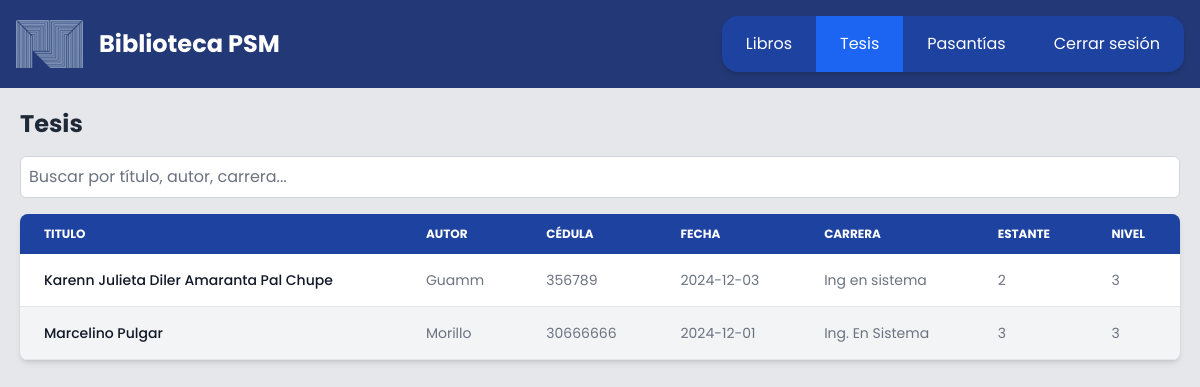
/index.php?section=theses (signed in), run on the app's committed database.
### tables this page shows
CREATE TABLE `tesis` (
  `id` int(11) NOT NULL,
  `titulo` varchar(255) NOT NULL,
  `autor` varchar(255) NOT NULL,
  `cedula` int(11) NOT NULL,
  `fecha` date NOT NULL,
  `estante` int(11) NOT NULL,
  `nivel` int(11) NOT NULL,
  `carrera` varchar(255) NOT NULL
);

### index.php (the view, shortened to what this page needs)
<?php
$servername = "localhost";
$username = "root";
$password = "";
$dbname = "biblioteca";
$conn = new mysqli($servername, $username, $password, $dbname);
$section = isset($_GET['section']) ? $_GET['section'] : 'books';
?>
<!DOCTYPE html>
<html lang="en" class="">
<head>
    <link rel="stylesheet" href="./src/output.css">
</head>
<body class="font-poppins bg-gray-200 dark:bg-gray-900">
    <header class="bg-blue-900 text-white p-4 flex items-center justify-between">
        <div class="flex items-center">
            <img src="img/image.png" alt="Institution Logo" class="h-12 mr-4">
            <h1 class="text-2xl font-bold">Biblioteca PSM</h1>
        </div>
        <nav class="bg-blue-800 overflow-hidden shadow-md rounded-2xl flex items-center">
            <a href="?section=books" class="float-left text-white text-center py-4 px-6 no-underline hover:bg-blue-700 <?php echo $section == 'books' ? 'bg-blue-600 text-white' : ''; ?>">Libros</a>
            <a href="?section=theses" class="float-left text-white text-center py-4 px-6 no-underline hover:bg-blue-700 <?php echo $section == 'theses' ? 'bg-blue-600 text-white' : ''; ?>">Tesis</a>
            <a href="?section=reports" class="float-left text-white text-center py-4 px-6 no-underline hover:bg-blue-700 <?php echo $section == 'reports' ? 'bg-blue-600 text-white' : ''; ?>">Pasantías</a>
            <a href="logout.php" class="float-left text-white text-center py-4 px-6 no-underline hover:bg-red-700">Cerrar sesión</a>
        </nav>
    </header>
    <div class="p-5">
        <?php if ($section == 'theses'): ?>
            <h2 class="text-2xl font-bold mb-4 text-gray-800 dark:text-gray-200">Tesis</h2>
            <input type="text" id="searchTheses" onkeyup="searchTable('theses')" placeholder="Buscar por título, autor, carrera..." class="mb-4 p-2 border border-gray-300 rounded-md w-full">
            <div class="relative overflow-x-auto shadow-md sm:rounded-lg">
                <table id="thesesTable" class="w-full text-sm text-left rtl:text-right text-gray-500 dark:text-gray-400">
                    <thead class="text-xs text-white uppercase bg-blue-800 dark:bg-gray-700 dark:text-gray-400">
                        <tr>
                            <th scope="col" class="px-6 py-3">Titulo</th>
                            <th scope="col" class="px-6 py-3">Autor</th>
                            <th scope="col" class="px-6 py-3">Cédula</th>
                            <th scope="col" class="px-6 py-3">Fecha</th>
                            <th scope="col" class="px-6 py-3">Carrera</th>
                            <th scope="col" class="px-6 py-3">Estante</th>
                            <th scope="col" class="px-6 py-3">Nivel</th>
                        </tr>
                    </thead>
                    <tbody>
                        <?php
                        $sql = "SELECT * FROM tesis";
                        $result = $conn->query($sql);
                        if ($result->num_rows > 0) {
                            while ($row = $result->fetch_assoc()) {
                                echo "<tr class='odd:bg-white odd:dark:bg-gray-900 even:bg-gray-100 even:dark:bg-gray-800 border-b dark:border-gray-700'>";
                                echo "<td scope='row' class='px-6 py-4 font-medium text-gray-900 whitespace-nowrap dark:text-white'>" . $row["titulo"] . "</td>";
                                echo "<td class='px-6 py-4'>" . $row["autor"] . "</td>";
                                echo "<td class='px-6 py-4'>" . $row["cedula"] . "</td>";
                                echo "<td class='px-6 py-4'>" . $row["fecha"] . "</td>";
                                echo "<td class='px-6 py-4'>" . $row["carrera"] . "</td>";
                                echo "<td class='px-6 py-4'>" . $row["estante"] . "</td>";
                                echo "<td class='px-6 py-4'>" . $row["nivel"] . "</td>";
                                echo "</tr>";
                            }
                        } else {
                            echo "<tr><td colspan='7' class='px-6 py-4 text-center'>No hay tesis disponibles</td></tr>";
                        }
                        ?>
                    </tbody>
                </table>
            </div>
        <?php endif; ?>
    </div>
</body>
</html>

### data on the page
tesis: titulo "Karenn Julieta Diler Amaranta Pal Chupe", autor "Guamm", cedula "356789", fecha "2024-12-03", carrera "Ing en sistema", estante "2", nivel "3"
tesis: titulo "Marcelino Pulgar", autor "Morillo", cedula "30666666", fecha "2024-12-01", carrera "Ing. En Sistema", estante "3", nivel "3"
